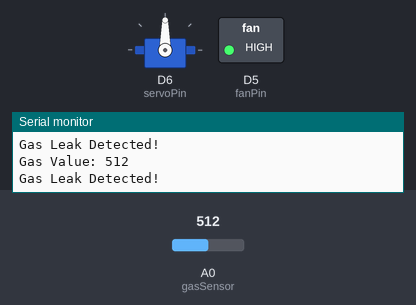
Simulated run of this sketch. Board: ESP8266 (NodeMCU). Shown: servo, switched loads named in the sketch (green lamp = pin HIGH), the last lines printed to the serial monitor. Inputs (shaded band) come from the test bench; at power-on: A0 (gasSensor) = 512.

Above: at 1.8 s.
1.9 s: A0 (gasSensor) set to 409
3.4 s: A0 (gasSensor) set to 393
At 4.7 s:
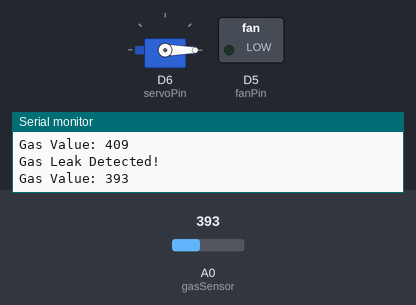
5.5 s: A0 (gasSensor) set to 410
At 7.2 s:
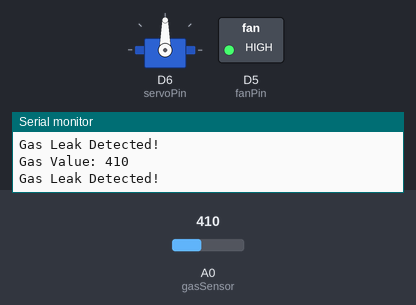
7.5 s: A0 (gasSensor) set to 390
At 8.9 s:
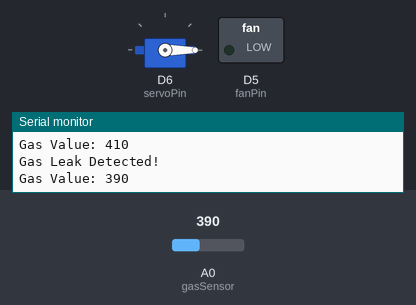
Timing chart, 0 to 10.5 s (numbered marks = the images above; inputs shaded):
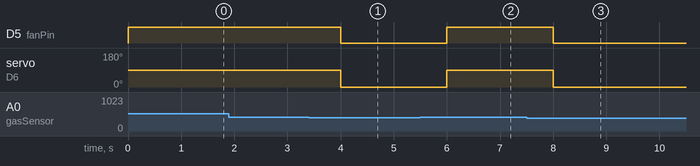

Measured:
- the behaviour switches between 401 and 400 on A0 (gasSensor) (found by bisection; images 0 and 1)
- after the input at 3.4 s, D5 (fanPin): HIGH → LOW after 0.60 s; servo on D6 (servoPin): 90° → 0° after 0.60 s
- after the input at 5.5 s, D5 (fanPin): LOW → HIGH after 0.50 s; servo on D6 (servoPin): 0° → 90° after 0.50 s
- after the input at 7.5 s, D5 (fanPin): HIGH → LOW after 0.50 s; servo on D6 (servoPin): 90° → 0° after 0.50 s

The sketch:

gasleak.ino
```cpp
#include <Servo.h>

#define gasSensor A0
#define fanPin D5
#define servoPin D6

Servo windowServo;

int gasValue = 0;
int threshold = 400;

void setup() {
  Serial.begin(9600);

  pinMode(fanPin, OUTPUT);
  digitalWrite(fanPin, LOW);

  windowServo.attach(servoPin);
  windowServo.write(0);   // Window closed initially
}

void loop() {

  gasValue = analogRead(gasSensor);
  Serial.print("Gas Value: ");
  Serial.println(gasValue);

  if (gasValue > threshold) {

    Serial.println("Gas Leak Detected!");

    digitalWrite(fanPin, HIGH);   // Turn ON fan
    windowServo.write(90);        // Open window

  }
  else {

    digitalWrite(fanPin, LOW);    // Turn OFF fan
    windowServo.write(0);         // Close window

  }

  delay(1000);
}
```
